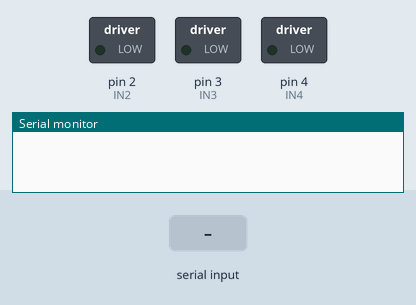
Simulated run of this sketch. Board: Arduino Uno, built with avr-gcc and run on an emulated ATmega328P. On the bench: switched loads named in the sketch (green lamp = pin HIGH), the last lines printed to the serial monitor. Dashed ring = blinking. Inputs (shaded band) come from the test bench. Pins used as bus, display or sensor lines are not drawn.

Above: at 1.2 s.
1.3 s: "7" received over Serial
At 1.8 s:
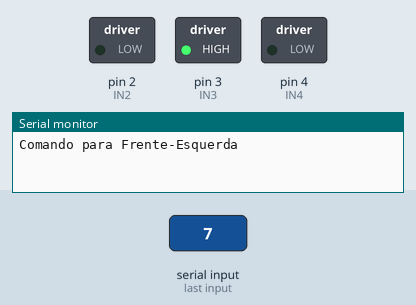
4.3 s: "9" received over Serial
At 5.17 s:
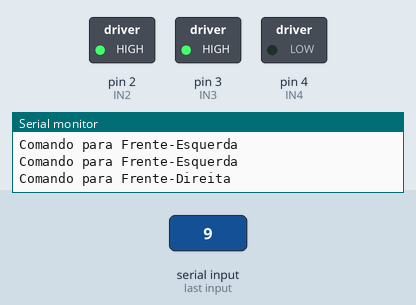
7.3 s: "2" received over Serial
At 8.7 s:
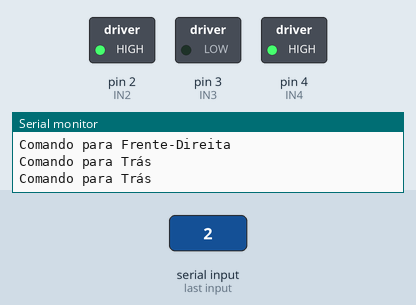
9.0 s: "3" received over Serial
At 9.67 s:
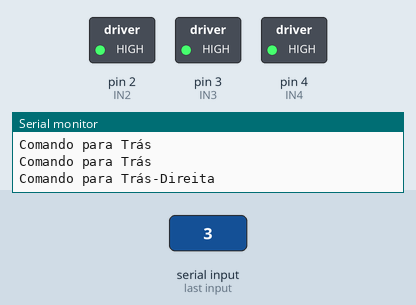
Timing chart, 0 to 13.0 s (numbered marks = the images above; inputs shaded):
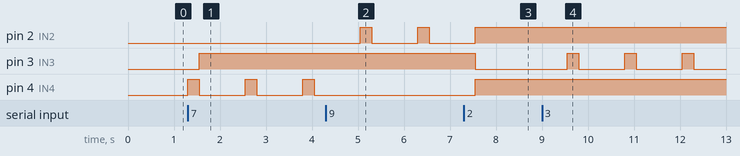

The sketch:

remote_control_cars.ino
```cpp
//Pinos do Driver L298

//Motor direito
int IN1 = 1 ; //Motor direito pra frente
int IN2 = 2 ; //Motor direito ré

//Motor esquerdo
int IN3 = 3 ; //Motor esquerdo pra frente
int IN4 = 4 ; //Motor esquerdo ré

int state_temp;
int vSpeed = 200;   // Define velocidade padrão 0 - 255.
char state;

void setup() {
  Serial.begin(9600) ;
  pinMode(IN1,OUTPUT) ;
  pinMode(IN2,OUTPUT) ;
  pinMode(IN3,OUTPUT) ;
  pinMode(IN4,OUTPUT) ;

  digitalWrite(IN1, LOW) ;
  digitalWrite(IN2, LOW) ;
  digitalWrite(IN3, LOW) ;
  digitalWrite(IN4, LOW) ;

}


void loop() {
  // Variable
  if (Serial.available() > 0) {
    state_temp = Serial.read();
    state = state_temp;
  }

  // Se o estado  recebido for igual a '8', o carro se movimenta para frente.
  if (state == '8') {
    Serial.println("Comando para Frente");

    digitalWrite(IN1, HIGH) ;
    digitalWrite(IN2, LOW) ;
    digitalWrite(IN3, HIGH) ;
    digitalWrite(IN4, LOW) ;
    delay(1000);
  }

  // Se o estado recebido for igual a '7', o carro se movimenta para Frente Esquerda.
  else if (state == '7') {
    Serial.println("Comando para Frente-Esquerda");

    digitalWrite(IN1, HIGH) ;
    digitalWrite(IN4, HIGH) ;
    delay(250) ;

    digitalWrite(IN1, HIGH) ;
    digitalWrite(IN2, LOW) ;
    digitalWrite(IN3, HIGH) ;
    digitalWrite(IN4, LOW) ;
    delay(1000) ;
  }

  // Se o estado recebido for igual a '9', o carro se movimenta para Frente Direita.
  else if (state == '9') {
    Serial.println("Comando para Frente-Direita");

    digitalWrite(IN2, HIGH) ;
    digitalWrite(IN3, HIGH) ;
    delay(250) ;

    digitalWrite(IN1, HIGH) ;
    digitalWrite(IN2, LOW) ;
    digitalWrite(IN3, HIGH) ;
    digitalWrite(IN4, LOW) ;
    delay(1000) ;
  }

  // Se o estado recebido for igual a '2', o carro se movimenta para trás.
  else if (state == '2') {
    Serial.println("Comando para Trás");

    digitalWrite(IN1, LOW) ;
    digitalWrite(IN2, HIGH) ;
    digitalWrite(IN3, LOW) ;
    digitalWrite(IN4, HIGH) ;
    delay(1000) ;
  }

  // Se o estado recebido for igual a '1', o carro se movimenta para Trás Esquerda.
  else if (state == '1') {
    Serial.println("Comando para Trás-Esquerda");

    digitalWrite(IN1, HIGH) ;
    digitalWrite(IN4, HIGH) ;
    delay(250) ;

    digitalWrite(IN1, LOW) ;
    digitalWrite(IN2, HIGH) ;
    digitalWrite(IN3, LOW) ;
    digitalWrite(IN4, HIGH) ;
    delay(1000) ;
  }

  // Se o estado recebido for igual a '3', o carro se movimenta para Trás Direita.
  else if (state == '3') {
    Serial.println("Comando para Trás-Direita");

    digitalWrite(IN2, HIGH) ;
    digitalWrite(IN3, HIGH) ;
    delay(250) ;

    digitalWrite(IN1, LOW) ;
    digitalWrite(IN2, HIGH) ;
    digitalWrite(IN3, LOW) ;
    digitalWrite(IN4, HIGH) ;
    delay(1000) ;
  }

  // Se o estado recebido for igual a '4', o carro se movimenta para esquerda.
  else if (state == '4') {
    Serial.print("Comando para Esquerda");

    digitalWrite(IN1, HIGH) ;
    digitalWrite(IN4, HIGH) ;
    delay(500) ;

    digitalWrite(IN1, HIGH) ;
    digitalWrite(IN2, LOW) ;
    digitalWrite(IN3, HIGH) ;
    digitalWrite(IN4, LOW) ;
    delay(1000) ;
  }

  // Se o estado recebido for igual a '6', o carro se movimenta para direita.
  else if (state == '6') {
    Serial.println("Comando para Direita");

    digitalWrite(IN3, HIGH) ;
    digitalWrite(IN2, HIGH) ;
    delay(500) ;

    digitalWrite(IN1, HIGH) ;
    digitalWrite(IN2, LOW) ;
    digitalWrite(IN3, HIGH) ;
    digitalWrite(IN4, LOW) ;
    delay(1000) ;
  }

  // Se o estado recebido for igual a '5', o carro permanece parado.
  else if (state == '5') {
    Serial.print("Comando para Parar");

    digitalWrite(IN1, LOW) ;
    digitalWrite(IN2, LOW) ;
    digitalWrite(IN3, LOW) ;
    digitalWrite(IN4, LOW) ;
  }
}
```

Measured:
- after the input at 1.3 s, pin 3 (IN3): LOW → HIGH after 0.25 s; pin 4 (IN4): alternates HIGH for 0.25 s and LOW for 1.0 s, starting at once
- after the input at 4.3 s, pin 2 (IN2): alternates HIGH for 0.25 s and LOW for 1.0 s, starting after 0.75 s; pin 4 (IN4): stops changing and stays LOW
- after the input at 7.3 s, pin 2 (IN2): goes on until 7.6 s, then stays HIGH; pin 3 (IN3): HIGH → LOW after 0.25 s; pin 4 (IN4): LOW → HIGH after 0.25 s
- after the input at 9.0 s, pin 3 (IN3): alternates HIGH for 0.25 s and LOW for 1.0 s, starting after 0.55 s
